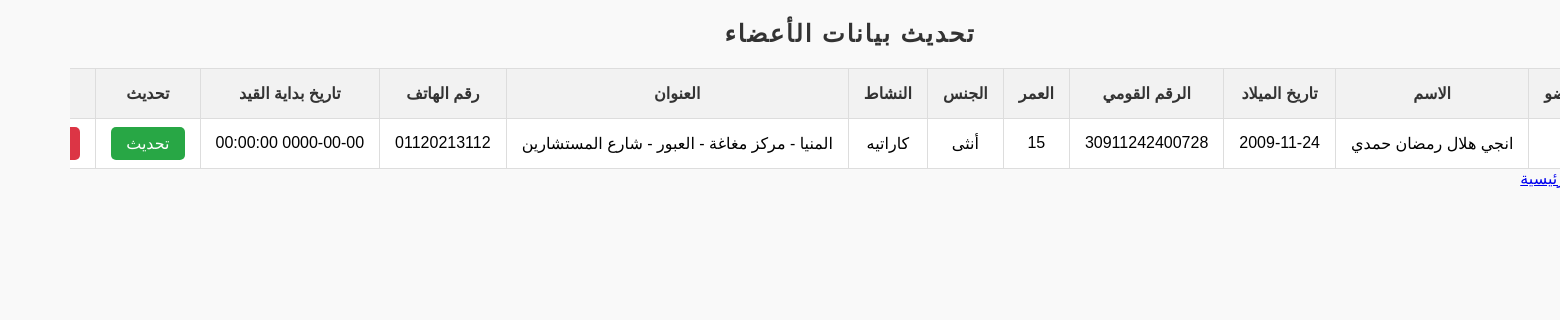
Page /refreshmemper.php on the committed database.
### tables this page shows
CREATE TABLE `members` (
  `MemberID` int(11) NOT NULL,
  `Name` varchar(255) NOT NULL,
  `DateOfBirth` date DEFAULT NULL,
  `NationalID` varchar(20) DEFAULT NULL,
  `Age` int(11) DEFAULT NULL,
  `Gender` varchar(10) DEFAULT NULL,
  `Activity` varchar(255) DEFAULT NULL,
  `Address` varchar(255) DEFAULT NULL,
  `PhoneNumber` varchar(20) DEFAULT NULL,
  `ProfilePicture` varchar(255) DEFAULT NULL,
  `MembershipStartDate` timestamp NOT NULL DEFAULT current_timestamp(),
  `TournamentID` int(11) DEFAULT NULL,
  `EventID` int(11) DEFAULT NULL,
  `SubscriptionID` int(11) DEFAULT NULL
);

### refreshmemper.php (the view, shortened to what this page needs)
<!DOCTYPE html>
<html lang="ar">
<head>
</head>
<body>
<?php
$servername = "localhost";
$username = "root";
$password = "01033744372@";
$dbname = "systemalabtal";
$conn = new mysqli($servername, $username, $password, $dbname);
$sql = "SELECT * FROM members";
$result = $conn->query($sql);
if ($result->num_rows > 0) {
    echo "<h2>تحديث بيانات الأعضاء</h2>";
    echo "<table>";
    echo "<tr><th>رقم العضو</th><th>الاسم</th><th>تاريخ الميلاد</th><th>الرقم القومي</th><th>العمر</th><th>الجنس</th><th>النشاط</th><th>العنوان</th><th>رقم الهاتف</th><th>تاريخ بداية القيد</th><th>تحديث</th><th>حذف</th></tr>";
    while($row = $result->fetch_assoc()) {
        echo "<tr>";
        echo "<td>".$row["MemberID"]."</td>";
        echo "<td>".$row["Name"]."</td>";
        echo "<td>".$row["DateOfBirth"]."</td>";
        echo "<td>".$row["NationalID"]."</td>";
        echo "<td>".$row["Age"]."</td>";
        echo "<td>".$row["Gender"]."</td>";
        echo "<td>".$row["Activity"]."</td>";
        echo "<td>".$row["Address"]."</td>";
        echo "<td>".$row["PhoneNumber"]."</td>";
        echo "<td>".$row["MembershipStartDate"]."</td>";
        echo "<td><a href='update_member.php?id=".$row['MemberID']."' style='background-color: #28a745; color: white; padding: 8px 15px; border-radius: 5px; text-decoration: none;'>تحديث</a></td>";
        echo "<td><a href='delete_member.php?id=".$row['MemberID']."' style='background-color: #dc3545; color: white; padding: 8px 15px; border-radius: 5px; text-decoration: none;'>حذف</a></td>";
        echo "</tr>";
    }
    echo "</table>";
} else {
    echo "لا توجد بيانات لعرضها";
}
?>
<div class="home-button">
    <a href="indexe.html">الصفحة الرئيسية</a>
</div>
</body>
</html>

### refreshmemper.php (style rules this page uses)
body { font-family: Arial, sans-serif; background-color: #f9f9f9; margin: 0; padding: 0; direction: rtl; }
h2 { text-align: center; margin-bottom: 20px; color: #333; text-transform: uppercase; letter-spacing: 2px; }
table { width: 100%; border-collapse: collapse; margin-top: 20px; border: 1px solid #ddd; background-color: #fff; }
th, td { border: 1px solid #ddd; text-align: center; padding: 15px; white-space: nowrap; overflow: hidden; text-overflow: ellipsis; }
th { background-color: #f2f2f2; color: #333; font-weight: bold; text-transform: uppercase; }
td a { color: #007bff; text-decoration: none; transition: color 0.3s ease; }

### rows in the picture
members: MemberID "1", Name "انجي هلال رمضان حمدي", DateOfBirth "2009-11-24", NationalID "30911242400728", Age "15", Gender "أنثى", Activity "كاراتيه", Address "المنيا - مركز مغاغة - العبور - شارع المستشارين", PhoneNumber "01120213112", MembershipStartDate "0000-00-00 00:00:00"
